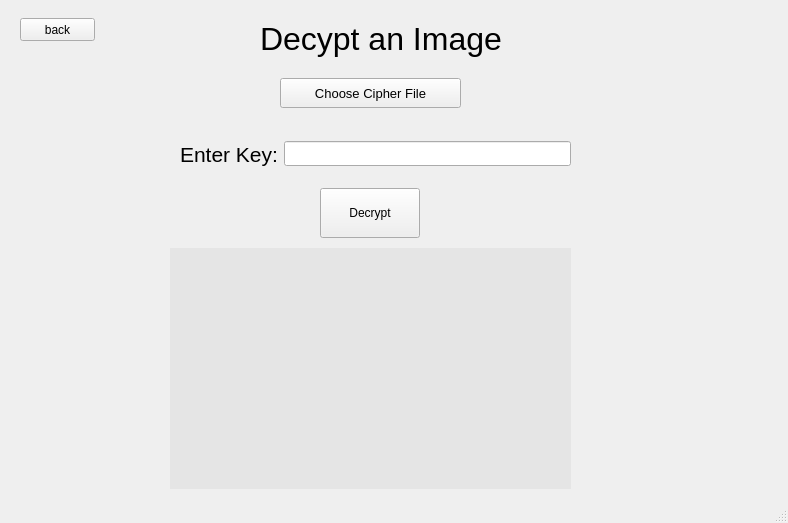
<?xml version="1.0" encoding="UTF-8"?>
<ui version="4.0">
 <class>MainWindow</class>
 <widget class="QMainWindow" name="MainWindow">
  <property name="geometry">
   <rect>
    <x>0</x>
    <y>0</y>
    <width>788</width>
    <height>523</height>
   </rect>
  </property>
  <property name="windowTitle">
   <string>MainWindow</string>
  </property>
  <widget class="QWidget" name="centralwidget">
   <widget class="QStackedWidget" name="stackedWidget">
    <property name="geometry">
     <rect>
      <x>10</x>
      <y>8</y>
      <width>771</width>
      <height>491</height>
     </rect>
    </property>
    <property name="minimumSize">
     <size>
      <width>0</width>
      <height>0</height>
     </size>
    </property>
    <property name="currentIndex">
     <number>2</number>
    </property>
    <widget class="QWidget" name="page">
     <widget class="QWidget" name="verticalLayoutWidget">
      <property name="geometry">
       <rect>
        <x>260</x>
        <y>120</y>
        <width>231</width>
        <height>221</height>
       </rect>
      </property>
      <layout class="QVBoxLayout" name="verticalLayout">
       <property name="topMargin">
        <number>0</number>
       </property>
       <item>
        <widget class="QPushButton" name="pushButton">
         <property name="enabled">
          <bool>true</bool>
         </property>
         <property name="sizePolicy">
          <sizepolicy hsizetype="Expanding" vsizetype="Maximum">
           <horstretch>0</horstretch>
           <verstretch>0</verstretch>
          </sizepolicy>
         </property>
         <property name="minimumSize">
          <size>
           <width>0</width>
           <height>40</height>
          </size>
         </property>
         <property name="text">
          <string>Encrypt</string>
         </property>
        </widget>
       </item>
       <item>
        <widget class="QPushButton" name="pushButton_2">
         <property name="minimumSize">
          <size>
           <width>0</width>
           <height>40</height>
          </size>
         </property>
         <property name="text">
          <string>Decrypt</string>
         </property>
        </widget>
       </item>
      </layout>
     </widget>
     <widget class="QLabel" name="label">
      <property name="geometry">
       <rect>
        <x>140</x>
        <y>30</y>
        <width>511</width>
        <height>61</height>
       </rect>
      </property>
      <property name="font">
       <font>
        <pointsize>24</pointsize>
       </font>
      </property>
      <property name="text">
       <string>Select Option to Encrypt or decrypt</string>
      </property>
     </widget>
    </widget>
    <widget class="QWidget" name="page_2">
     <widget class="QWidget" name="horizontalLayoutWidget">
      <property name="geometry">
       <rect>
        <x>190</x>
        <y>80</y>
        <width>391</width>
        <height>52</height>
       </rect>
      </property>
      <layout class="QHBoxLayout" name="horizontalLayout">
       <item>
        <widget class="QLabel" name="label_2">
         <property name="font">
          <font>
           <pointsize>16</pointsize>
          </font>
         </property>
         <property name="text">
          <string>Enter Key:</string>
         </property>
        </widget>
       </item>
       <item>
        <widget class="QLineEdit" name="lineEdit">
         <property name="minimumSize">
          <size>
           <width>0</width>
           <height>25</height>
          </size>
         </property>
        </widget>
       </item>
      </layout>
     </widget>
     <widget class="QPushButton" name="pushButton_3">
      <property name="geometry">
       <rect>
        <x>320</x>
        <y>140</y>
        <width>100</width>
        <height>30</height>
       </rect>
      </property>
      <property name="text">
       <string>Choose File</string>
      </property>
     </widget>
     <widget class="QPushButton" name="pushButton_4">
      <property name="geometry">
       <rect>
        <x>320</x>
        <y>430</y>
        <width>100</width>
        <height>50</height>
       </rect>
      </property>
      <property name="text">
       <string>Encypt</string>
      </property>
     </widget>
     <widget class="QLabel" name="label_3">
      <property name="geometry">
       <rect>
        <x>250</x>
        <y>10</y>
        <width>261</width>
        <height>61</height>
       </rect>
      </property>
      <property name="font">
       <font>
        <pointsize>24</pointsize>
       </font>
      </property>
      <property name="text">
       <string>Encrypt an Image</string>
      </property>
     </widget>
     <widget class="QPushButton" name="pushButton_7">
      <property name="geometry">
       <rect>
        <x>10</x>
        <y>10</y>
        <width>75</width>
        <height>23</height>
       </rect>
      </property>
      <property name="text">
       <string>back</string>
      </property>
     </widget>
     <widget class="QLabel" name="lbl">
      <property name="geometry">
       <rect>
        <x>180</x>
        <y>180</y>
        <width>401</width>
        <height>241</height>
       </rect>
      </property>
      <property name="styleSheet">
       <string notr="true">background-color:rgba(128,128,128,0.1)</string>
      </property>
      <property name="frameShadow">
       <enum>QFrame::Raised</enum>
      </property>
      <property name="text">
       <string/>
      </property>
      <property name="alignment">
       <set>Qt::AlignCenter</set>
      </property>
     </widget>
    </widget>
    <widget class="QWidget" name="page_3">
     <widget class="QPushButton" name="pushButton_6">
      <property name="geometry">
       <rect>
        <x>310</x>
        <y>180</y>
        <width>100</width>
        <height>50</height>
       </rect>
      </property>
      <property name="text">
       <string>Decrypt</string>
      </property>
     </widget>
     <widget class="QPushButton" name="pushButton_5">
      <property name="geometry">
       <rect>
        <x>270</x>
        <y>70</y>
        <width>181</width>
        <height>30</height>
       </rect>
      </property>
      <property name="font">
       <font>
        <pointsize>10</pointsize>
       </font>
      </property>
      <property name="text">
       <string>Choose Cipher File</string>
      </property>
     </widget>
     <widget class="QWidget" name="horizontalLayoutWidget_2">
      <property name="geometry">
       <rect>
        <x>170</x>
        <y>120</y>
        <width>391</width>
        <height>52</height>
       </rect>
      </property>
      <layout class="QHBoxLayout" name="horizontalLayout_2">
       <item>
        <widget class="QLabel" name="label_5">
         <property name="font">
          <font>
           <pointsize>16</pointsize>
          </font>
         </property>
         <property name="text">
          <string>Enter Key:</string>
         </property>
        </widget>
       </item>
       <item>
        <widget class="QLineEdit" name="lineEdit_2">
         <property name="minimumSize">
          <size>
           <width>0</width>
           <height>25</height>
          </size>
         </property>
        </widget>
       </item>
      </layout>
     </widget>
     <widget class="QLabel" name="label_4">
      <property name="geometry">
       <rect>
        <x>250</x>
        <y>0</y>
        <width>261</width>
        <height>61</height>
       </rect>
      </property>
      <property name="font">
       <font>
        <pointsize>24</pointsize>
       </font>
      </property>
      <property name="text">
       <string>Decypt an Image</string>
      </property>
     </widget>
     <widget class="QPushButton" name="pushButton_8">
      <property name="geometry">
       <rect>
        <x>10</x>
        <y>10</y>
        <width>75</width>
        <height>23</height>
       </rect>
      </property>
      <property name="text">
       <string>back</string>
      </property>
     </widget>
     <widget class="QLabel" name="lbl_2">
      <property name="geometry">
       <rect>
        <x>160</x>
        <y>240</y>
        <width>401</width>
        <height>241</height>
       </rect>
      </property>
      <property name="styleSheet">
       <string notr="true">background-color:rgba(128,128,128,0.1)</string>
      </property>
      <property name="frameShadow">
       <enum>QFrame::Raised</enum>
      </property>
      <property name="text">
       <string/>
      </property>
      <property name="alignment">
       <set>Qt::AlignCenter</set>
      </property>
     </widget>
    </widget>
   </widget>
  </widget>
  <widget class="QStatusBar" name="statusbar"/>
 </widget>
 <resources/>
 <connections/>
</ui>
